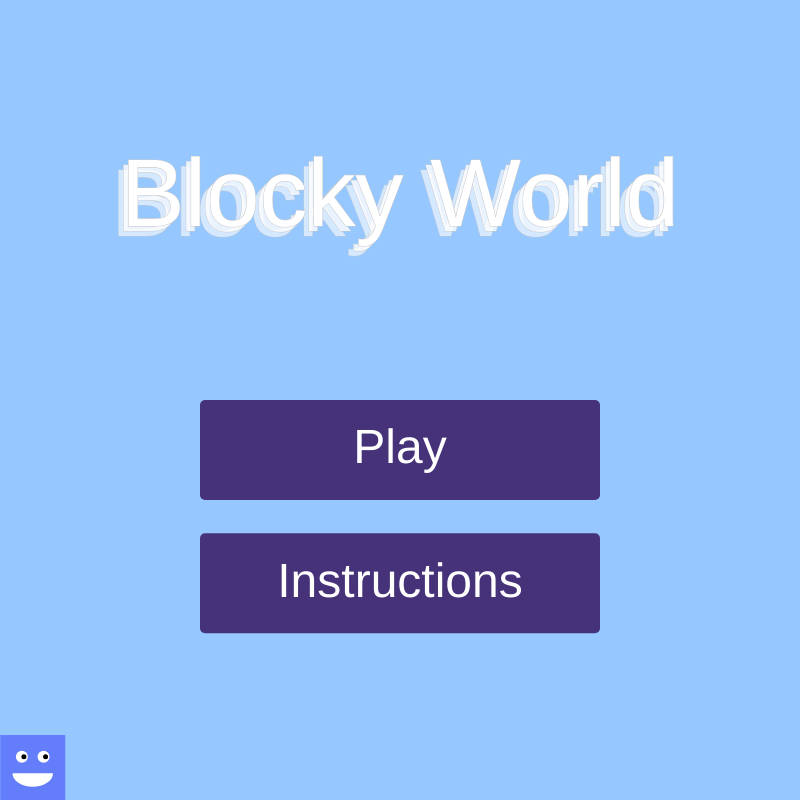
Frame 1 (no input)
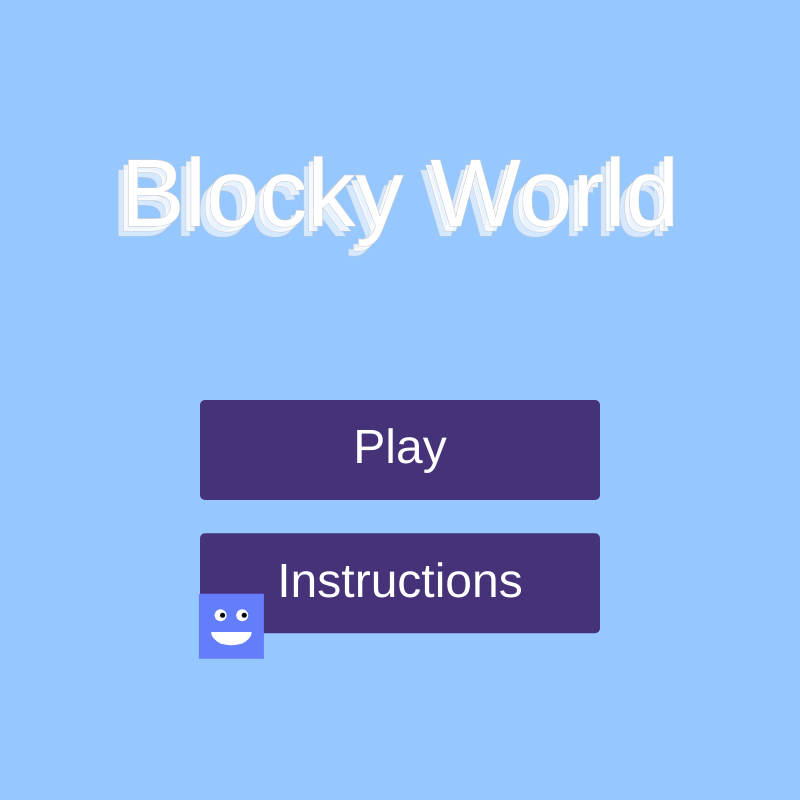
Frame 60 (no input)
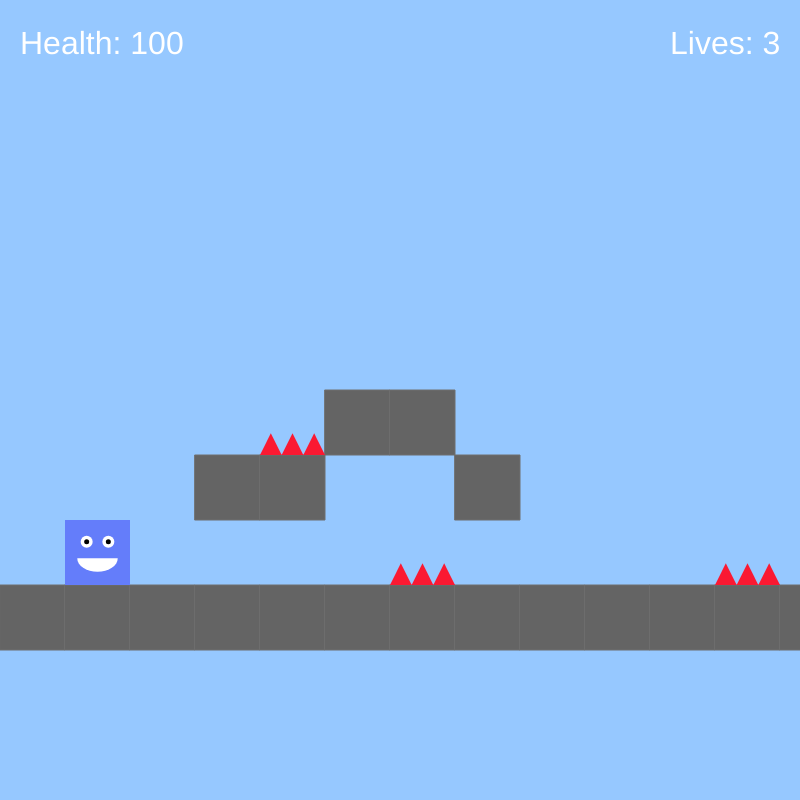
Frame 120 (the mouse pressed at the canvas centre since frame 60)

The p5.js sketch that drew these frames (run headless with seeded random() and noise() and a simulated clock; from frame 60 on, the mouse is pressed at the canvas centre):

// p5.js sketch
// ── sketch.js
let blocky;
let blockyInitialPos;

let endPortal;

const unit = 65;
const speed = 0.5;

let cols;
let rows;

const borderRadius = 0;

const level1 = [
	[' ', ' ', ' ', ' ', ' ', ' ', ' ', ' ', ' ', ' ', ' ', ' ', ' ', ' '],
	[' ', ' ', ' ', ' ', ' ', ' ', ' ', ' ', ' ', ' ', ' ', ' ', ' ', ' '],
	[' ', ' ', ' ', ' ', ' ', ' ', ' ', ' ', ' ', ' ', ' ', ' ', ' ', ' '],
	[' ', ' ', ' ', ' ', ' ', ' ', ' ', ' ', ' ', ' ', ' ', ' ', ' ', ' '],
	[' ', 'B', ' ', ' ', ' ', ' ', ' ', ' ', ' ', ' ', ' ', ' ', ' ', ' '],
	[' ', ' ', ' ', ' ', ' ', ' ', ' ', ' ', ' ', ' ', ' ', ' ', ' ', ' '],
	[' ', ' ', ' ', ' ', 'S', 'P', 'P', ' ', ' ', ' ', ' ', ' ', ' ', ' '],
	[' ', ' ', ' ', 'P', 'P', ' ', ' ', 'P', ' ', ' ', ' ', ' ', ' ', ' '],
	[' ', ' ', ' ', ' ', ' ', ' ', 'S', ' ', ' ', ' ', ' ', 'S', ' ', 'E'],
	['P', 'P', 'P', 'P', 'P', 'P', 'P', 'P', 'P', 'P', 'P', 'P', 'P', 'P']
];

const level2 = [
	[' ', ' ', ' ', ' ', ' ', ' ', ' ', ' ', ' ', ' ', ' ', ' ', ' ', ' '],
	[' ', ' ', ' ', ' ', ' ', ' ', ' ', ' ', ' ', ' ', ' ', ' ', ' ', ' '],
	[' ', ' ', ' ', ' ', ' ', ' ', ' ', ' ', ' ', ' ', ' ', ' ', ' ', ' '],
	[' ', ' ', ' ', ' ', ' ', ' ', ' ', ' ', ' ', ' ', ' ', ' ', ' ', ' '],
	[' ', 'B', ' ', ' ', ' ', ' ', ' ', ' ', ' ', ' ', ' ', ' ', ' ', ' '],
	[' ', ' ', ' ', ' ', ' ', ' ', ' ', ' ', ' ', ' ', ' ', ' ', ' ', ' '],
	[' ', ' ', ' ', ' ', ' ', ' ', ' ', ' ', ' ', ' ', ' ', ' ', ' ', ' '],
	[' ', ' ', ' ', ' ', ' ', ' ', ' ', ' ', ' ', ' ', ' ', ' ', ' ', ' '],
	[' ', 'S', ' ', ' ', ' ', ' ', ' ', ' ', 'S', 'S', ' ', ' ', 'S', 'E'],
	['P', 'P', 'P', ' ', ' ', 'P', ' ', ' ', 'P', 'P', ' ', 'P', 'P', 'P']
];

const level3 = [
	[' ', ' ', ' ', ' ', ' ', ' ', ' ', ' ', ' ', ' ', ' ', ' ', ' ', ' ', ' ', ' ', ' ', ' ', 'E'],
	[' ', ' ', ' ', ' ', ' ', ' ', ' ', ' ', ' ', ' ', ' ', ' ', ' ', ' ', ' ', ' ', ' ', ' ', 'P'],
	[' ', ' ', ' ', ' ', ' ', ' ', ' ', ' ', ' ', ' ', ' ', ' ', ' ', ' ', ' ', ' ', ' ', ' ', ' '],
	[' ', ' ', ' ', ' ', ' ', ' ', ' ', ' ', ' ', ' ', ' ', ' ', ' ', ' ', ' ', ' ', ' ', ' ', ' '],
	[' ', 'B', ' ', ' ', ' ', ' ', ' ', ' ', ' ', ' ', 'S', 'S', 'S', ' ', ' ', 'T', ' ', ' ', ' '],
	[' ', ' ', ' ', ' ', ' ', 'P', ' ', ' ', ' ', ' ', 'P', 'P', 'P', 'P', 'P', 'P', ' ', ' ', ' '],
	[' ', ' ', ' ', ' ', ' ', ' ', ' ', ' ', ' ', ' ', ' ', ' ', ' ', ' ', ' ', ' ', ' ', ' ', ' '],
	[' ', ' ', ' ', ' ', 'P', ' ', ' ', ' ', ' ', ' ', ' ', ' ', ' ', ' ', ' ', ' ', ' ', ' ', ' '],
	[' ', ' ', ' ', ' ', ' ', ' ', ' ', ' ', ' ', ' ', ' ', ' ', ' ', ' ', ' ', ' ', ' ', ' ', ' '],
	['P', 'P', ' ', ' ', ' ', ' ', ' ', ' ', 'P', ' ', ' ', ' ', ' ', ' ', ' ', ' ', ' ', ' ', ' ']
];

const levels = [level1, level2, level3];

let currentLevel = 1;
let currLevelLayout = levels[currentLevel - 1];

const XtranslatePoint = unit * 4;
let XtranslateAmt = 0;

const YTOPtranslatePoint = unit * 2;
const YBOTTOMtranslatePoint = unit * 8;
let YtranslateAmt = 0;

let platforms;
let spikes;
let trampolines;

const scenes = ['menu', 'instructions', 'game', 'win', 'over'];
let state = 'menu';

let backgroundBlocky;

let playButton;
let instructButton;
let backButton;
let playAgainButton;

function setup() {
	createCanvas(800, 800);

	cols = width / unit;
	rows = height / unit;

	resetLayout();

	playButton = new Button(
		200,
		height / 2,
		400,
		100,
		5,
		'Play',
		color(70, 50, 120),
		color(100, 80, 150),
		color(255),
		() => (state = 'game')
	);
	instructButton = new Button(
		200,
		(height * 2) / 3,
		400,
		100,
		5,
		'Instructions',
		color(70, 50, 120),
		color(100, 80, 150),
		color(255),
		() => (state = 'instructions')
	);
	backButton = new Button(
		275,
		(height * 5) / 6,
		250,
		75,
		5,
		'Go Back',
		color(70, 50, 120),
		color(100, 80, 150),
		color(255),
		() => (state = 'menu')
	);
	playAgainButton = new Button(
		200,
		(height * 2) / 3,
		400,
		100,
		5,
		'Play Again',
		color(70, 50, 120),
		color(100, 80, 150),
		color(255),
		() => {
			state = 'game';
			currentLevel = 1;
			currLevelLayout = levels[currentLevel - 1];
			blocky.health = 100;
			blocky.lives = 3;
			resetLayout();
		}
	);
	backgroundBlocky = new BackgroundBlocky();
}

function draw() {
	switch (state) {
		case 'menu':
			showMenu();
			break;

		case 'instructions':
			showInstructions();
			break;

		case 'game':
			runGame();
			break;

		case 'win':
			showWinMenu();
			break;

		case 'over':
			showGameOverMenu();
			break;
	}
}

function resetLayout() {
	platforms = [];
	spikes = [];
	trampolines = [];

	for (let i = 0; i < currLevelLayout.length; i++) {
		for (let j = 0; j < currLevelLayout[i].length; j++) {
			const currBlock = currLevelLayout[i][j];
			if (currBlock === 'B') {
				blockyInitialPos = [j * unit, i * unit];
				if (blocky) {
					const prevHealth = blocky.health;
					const numLives = blocky.lives;
					console.log(numLives);
					blocky = new Blocky(j * unit, i * unit, prevHealth, numLives);
				} else {
					blocky = new Blocky(j * unit, i * unit);
				}
			} else if (currBlock === 'P') {
				platforms.push(new Platform(j * unit, i * unit));
			} else if (currBlock === 'S') {
				spikes.push(new Spikes(j * unit, i * unit));
			} else if (currBlock === 'E') {
				endPortal = new EndPortal(j * unit, i * unit);
			} else if (currBlock === 'T') {
				trampolines.push(new Trampoline(j * unit, i * unit));
			}
		}
	}
}

function runGame() {
	textAlign(LEFT);

	background(150, 200, 255);

	const XmaxTranslateAmt = (currLevelLayout[currLevelLayout.length - 1].length - cols) * unit;
	XtranslateAmt = constrain(XtranslatePoint - blocky.pos.x, -XmaxTranslateAmt, 0);

	if (blocky.pos.y <= YTOPtranslatePoint) {
		YtranslateAmt = YTOPtranslatePoint - blocky.pos.y;
	} else if (blocky.pos.y >= YBOTTOMtranslatePoint) {
		YtranslateAmt = constrain(
			YBOTTOMtranslatePoint - blocky.pos.y,
			YBOTTOMtranslatePoint - (currLevelLayout.length - 1) * unit,
			0
		);
	} else {
		YtranslateAmt = 0;
	}

	translate(XtranslateAmt, YtranslateAmt);

	endPortal.render();

	for (const platform of platforms) {
		platform.render();
	}

	for (const spike of spikes) {
		spike.render();
	}

	for (const trampoline of trampolines) {
		trampoline.render();
	}

	blocky.update();
	blocky.render();
}

function showMenu() {
	background(150, 200, 255);

	textAlign(CENTER, CENTER);
	textSize(96);

	fill(255, 150);
	stroke(200, 150);
	text('Blocky World', width / 2 - 10, height / 4 + 10);
	fill(255, 200);
	stroke(200, 200);
	text('Blocky World', width / 2 - 5, height / 4 + 5);
	fill(255);
	stroke(200);
	text('Blocky World', width / 2, height / 4);

	playButton.update();
	playButton.render();

	instructButton.update();
	instructButton.render();

	backgroundBlocky.update();
	backgroundBlocky.render();
}

function showInstructions() {
	background(150, 200, 255);

	textAlign(CENTER, CENTER);
	textSize(96);

	fill(255, 150);
	strokeWeight(1);
	stroke(200, 150);
	text('Instructions', width / 2 - 10, height / 4 + 10);
	fill(255, 200);
	stroke(200, 200);
	text('Instructions', width / 2 - 5, height / 4 + 5);
	fill(255);
	stroke(200);
	text('Instructions', width / 2, height / 4);

	textSize(30);
	stroke(150);
	strokeWeight(3);
	text(
		"Use the arrow keys to move Blocky. Try to get to the Portal.\nDon't step on the spikes. The pink trampoline makes you \njump higher.",
		width / 2,
		(height * 2) / 3 - 100
	);

	backButton.update();
	backButton.render();
}

function showWinMenu() {
	background(150, 200, 255);

	textAlign(CENTER, CENTER);
	textSize(96);

	fill(255, 150);
	strokeWeight(1);
	stroke(200, 150);
	text('You Win!', width / 2 - 10, height / 4 + 10);
	fill(255, 200);
	stroke(200, 200);
	text('You Win!', width / 2 - 5, height / 4 + 5);
	fill(255);
	stroke(200);
	text('You Win!', width / 2, height / 4);

	textSize(30);
	stroke(150);
	strokeWeight(3);
	text(`Great Job! You won with ${blocky.lives} lives left!`, width / 2, (height * 2) / 3 - 100);

	playAgainButton.update();
	playAgainButton.render();

	backgroundBlocky.update();
	backgroundBlocky.render();
}

function showGameOverMenu() {
	background(25);

	textAlign(CENTER, CENTER);
	textSize(96);

	fill(255, 150);
	strokeWeight(1);
	stroke(200, 150);
	text('Game Over', width / 2 - 10, height / 4 + 10);
	fill(255, 200);
	stroke(200, 200);
	text('Game Over', width / 2 - 5, height / 4 + 5);
	fill(255);
	stroke(200);
	text('Game Over', width / 2, height / 4);

	textSize(30);
	stroke(150);
	strokeWeight(3);
	text('Uh oh! you lost! want to play again?', width / 2, (height * 2) / 3 - 100);

	playAgainButton.update();
	playAgainButton.render();
}

// ── objects.js
class Blocky {
	constructor(x, y, prevHealth, numLives) {
		this.w = unit;
		this.pos = createVector(x, y);
		this.vel = createVector();
		this.acc = createVector();
		this.speed = speed;
		this.rightforce = createVector(this.speed, 0);
		this.leftforce = createVector(-this.speed, 0);
		this.gravity = createVector(0, speed * 1.25);
		this.lift = createVector(0, -25);
		this.jumping = false;

		this.bottomLimit = height - unit;
		this.topLimit;

		this.onTop;

		this.dying = false;
		this.falling = false;

		if (prevHealth) {
			this.health = prevHealth;
		} else {
			this.health = 100;
		}
		if (numLives) {
			this.lives = numLives;
		} else {
			this.lives = 3;
		}

		this.regColor = color(100, 125, 250);
		this.dyingColor = color(255, 0, 50);
		this.currColor = this.regColor;
		this.winColor = color(100, 150, 250, this.opacity);
		this.opacity = 255;

		this.hasWon = false;
		this.TimeoutFinished = false;

		this.eyeXOff = 0;
		this.eyeYOff = 0;
	}

	applyForce(force) {
		this.acc.add(force);
	}

	jump() {
		this.applyForce(this.lift);
	}

	superJump() {
		this.applyForce(this.lift.copy().mult(2));
	}

	tinyJump() {
		this.applyForce(this.lift.copy().mult(0.5));
	}

	death() {
		this.lives--;

		if (this.lives <= 0) {
			state = 'over';
		} else {
			this.pos = createVector(blockyInitialPos[0], blockyInitialPos[1]);

			this.vel.set(0, 0);
			this.acc.set(0, 0);
			this.jumping = false;
			this.bottomLimit = height - unit;
			this.topLimit = undefined;
			this.onTop = undefined;

			this.dying = false;
			this.falling = false;
			this.health = 100;

			this.opacity = 255;
		}
	}

	win() {
		this.hasWon = true;
		this.pos.x = lerp(this.pos.x, endPortal.x, 0.2);
		this.pos.y = lerp(this.pos.y, endPortal.y, 0.2);
		if (!this.TimeoutFinished) {
			setTimeout(() => {
				this.opacity -= 10;
				this.TimeoutFinished = true;
			}, 750);
		} else {
			this.opacity -= 20;
		}

		if (this.opacity <= 0) {
			this.opacity = 0;
		}

		this.winColor = color(100, 150, 250, this.opacity);

		if (endPortal.opacity <= 0) {
			currentLevel++;
			if (currentLevel > levels.length) {
				state = 'win';
			} else {
				currLevelLayout = levels[currentLevel - 1];
				resetLayout();
			}
		}
	}

	update() {
		this.rightforce = createVector(this.speed, 0);
		this.leftforce = createVector(-this.speed, 0);

		this.vel.add(this.acc);
		this.acc.set(0, 0);
		this.vel.mult(0.95);
		this.vel.add(this.gravity);
		this.pos.add(this.vel);

		if (this.pos.y + this.w > this.bottomLimit) {
			this.pos.y = this.bottomLimit - this.w;
			this.vel.y *= 0;
		}

		if (this.vel.y != 0) {
			this.jumping = true;
		} else {
			this.jumping = false;
		}

		if (this.topLimit && this.pos.y <= this.topLimit) {
			this.pos.y = this.topLimit;
			this.vel.y *= -0.5;
		}
		if (!this.hasWon) {
			if (keyIsDown(LEFT_ARROW)) {
				this.applyForce(this.leftforce);
			}

			if (keyIsDown(RIGHT_ARROW)) {
				this.applyForce(this.rightforce);
			}

			if (keyIsDown(UP_ARROW)) {
				if (!this.jumping) {
					this.jump();
				}
			}
		}

		this.topLimit = undefined;
		this.onTop = [];

		for (const platform of platforms) {
			if (this.pos.x + this.w > platform.x && this.pos.x < platform.x + platform.w) {
				if (this.pos.y + this.w <= platform.y) {
					this.onTop.push(platform);
				} else if (this.pos.y >= platform.y + platform.h) {
					this.topLimit = platform.y + platform.h;
				} else {
					if (this.pos.x < platform.x) {
						this.pos.x = platform.x - this.w;
					} else {
						this.pos.x = platform.x + platform.w;
					}
				}
			}
		}

		this.bottomLimit = (currLevelLayout.length + 8) * unit;

		for (const platform of this.onTop) {
			if (platform.y < this.bottomLimit) {
				this.bottomLimit = platform.y;
			}
		}
		this.dying = false;
		for (const spike of spikes) {
			if (this.pos.x + this.w > spike.x && this.pos.x < spike.x + spike.w) {
				if (
					this.pos.y + this.w >= spike.y + (spike.w * 2) / 3 &&
					this.pos.y <= spike.y + spike.w
				) {
					this.dying = true;
				}
			}
		}

		for (const trampoline of trampolines) {
			if (this.pos.x + this.w > trampoline.x && this.pos.x < trampoline.x + trampoline.w) {
				if (
					this.pos.y + this.w > trampoline.y + (trampoline.w * 2) / 3 &&
					this.pos.y < trampoline.y + trampoline.w
				) {
					this.superJump();
				}
			}
		}

		if (this.pos.x + this.w > endPortal.x && this.pos.x < endPortal.x + endPortal.w) {
			if (this.pos.y + this.w > endPortal.y && this.pos.y < endPortal.y + endPortal.w) {
				this.win();
			}
		}

		if (this.dying) {
			this.health -= 1;
		}
		if (this.health <= 0) {
			this.death();
		}

		if (this.pos.y >= (currLevelLayout.length + 7) * unit) {
			this.death();
		}

		if (this.pos.y >= currLevelLayout.length * unit) {
			this.falling = true;
		}

		if (!this.hasWon) {
			this.pos.x = constrain(
				this.pos.x,
				0,
				(currLevelLayout[currLevelLayout.length - 1].length - 1) * unit
			);
		}
	}

	render() {
		if (!this.dying && !this.falling) {
			this.currColor = lerpColor(this.currColor, this.regColor, 0.33);
		} else {
			this.currColor = lerpColor(this.regColor, this.dyingColor, (this.health % 33) / 33);
		}

		if (this.hasWon) {
			this.currColor = this.winColor;
		}

		fill(this.currColor);
		noStroke();
		rect(this.pos.x, this.pos.y, this.w, this.w, borderRadius);
		fill(255, this.opacity);
		ellipse(this.pos.x + this.w / 3, this.pos.y + this.w / 3, 12);
		ellipse(this.pos.x + (this.w * 2) / 3, this.pos.y + this.w / 3, 12);

		if (!this.dying && !this.falling) {
			arc(
				this.pos.x + this.w / 2,
				this.pos.y + (this.w * 2) / 3 - 5,
				this.w / 2 + 8,
				this.w / 3 + 5,
				0,
				PI
			);
		} else {
			arc(
				this.pos.x + this.w / 2,
				this.pos.y + (this.w * 2) / 3 + 8,
				this.w / 2 + 8,
				this.w / 3 + 5,
				PI,
				0
			);
		}

		fill(0, this.opacity);
		if (this.vel.x > 0.25) {
			this.eyeXOff = lerp(this.eyeXOff, 2, 0.2);
		} else if (this.vel.x < -0.25) {
			this.eyeXOff = lerp(this.eyeXOff, -2, 0.2);
		} else {
			this.eyeXOff = lerp(this.eyeXOff, 0, 0.2);
		}

		if (this.vel.y < 0) {
			this.eyeYOff = lerp(this.eyeYOff, -1, 0.2);
		} else if (this.vel.y > 0) {
			this.eyeYOff = lerp(this.eyeYOff, 1, 0.2);
		} else {
			this.eyeYOff = lerp(this.eyeYOff, 0, 0.2);
		}

		ellipse(this.pos.x + this.w / 3 + this.eyeXOff, this.pos.y + this.w / 3 + this.eyeYOff, 5);
		ellipse(
			this.pos.x + (this.w * 2) / 3 + this.eyeXOff,
			this.pos.y + this.w / 3 + this.eyeYOff,
			5
		);

		textSize(32);

		if (!this.dying) {
			fill(255);
		} else {
			fill(lerpColor(color(255), this.dyingColor, (this.health % 33) / 33));
		}
		text(`Health: ${round(this.health)}`, 20 - XtranslateAmt, 45 - YtranslateAmt);

		if (!this.falling) {
			fill(255);
		} else {
			fill(lerpColor(color(255), this.dyingColor, (this.health % 33) / 33));
		}
		text(`Lives: ${round(this.lives)}`, width - 130 - XtranslateAmt, 45 - YtranslateAmt);
	}
}

class Platform {
	constructor(x, y) {
		this.x = x;
		this.y = y;
		this.w = unit - 0.5;
		this.h = unit;
		this.col = this.y / unit;
		this.row = this.x / unit;
	}

	render() {
		fill(100);
		stroke(110);
		rect(this.x, this.y, this.w + 0.5, this.h, borderRadius);
	}
}

class Spikes {
	constructor(x, y) {
		this.x = x;
		this.y = y;
		this.w = unit - 0.5;
		this.renderedWidth = this.w + 0.5;
		this.col = this.y / unit;
		this.row = this.x / unit;
	}

	render() {
		fill(250, 25, 50);
		noStroke();
		triangle(
			this.x,
			this.y + this.renderedWidth,
			this.x + this.renderedWidth / 3,
			this.y + this.renderedWidth,
			this.x + this.renderedWidth / 6,
			this.y + (this.renderedWidth * 2) / 3
		);
		triangle(
			this.x + this.renderedWidth / 3,
			this.y + this.renderedWidth,
			this.x + (this.renderedWidth * 2) / 3,
			this.y + this.renderedWidth,
			this.x + this.renderedWidth / 2,
			this.y + (this.renderedWidth * 2) / 3
		);
		triangle(
			this.x + (this.renderedWidth * 2) / 3,
			this.y + this.renderedWidth,
			this.x + this.renderedWidth,
			this.y + this.renderedWidth,
			this.x + (this.renderedWidth * 5) / 6,
			this.y + (this.renderedWidth * 2) / 3
		);
	}
}

class Trampoline {
	constructor(x, y) {
		this.x = x;
		this.y = y;
		this.w = unit - 0.5;
		this.renderedWidth = this.w + 1;
		this.col = this.y / unit;
		this.row = this.x / unit;
	}

	render() {
		fill(200, 50, 150);
		noStroke();
		rect(this.x, this.y + (this.w * 2) / 3, this.renderedWidth, this.renderedWidth / 3);
	}
}

class EndPortal {
	constructor(x, y) {
		this.x = x;
		this.y = y;
		this.w = unit;
		this.h = unit;
		this.col = this.y / unit;
		this.row = this.x / unit;
		this.opacityBase = 200;
		this.opacity = this.opacityBase;
		this.color = color(0, 255, 0, this.opacity);
		this.count = 0;
	}

	render() {
		this.count += 0.1;
		if (!blocky.hasWon) {
			this.opacity = this.opacityBase + sin(this.count) * 50;
		} else {
			if (this.opacity >= 20) {
				this.opacity = this.opacityBase + sin(this.count) * 50;
				this.opacityBase -= 0.75;
			} else {
				this.opacity = 0;
			}
		}

		this.color = color(0, 255, 0, this.opacity);

		fill(this.color);
		noStroke();
		rect(this.x, this.y, this.w, this.h, borderRadius);
		fill(
			this.color.levels[0],
			this.color.levels[1] - 75,
			this.color.levels[2],
			this.color.levels[3]
		);
		ellipse(this.x + this.w / 2, this.y + this.w / 2, (this.w * 5) / 6);
		fill(
			this.color.levels[0],
			this.color.levels[1] - 100,
			this.color.levels[2],
			this.color.levels[3]
		);
		ellipse(this.x + this.w / 2, this.y + this.w / 2, (this.w * 2) / 3);
		fill(
			this.color.levels[0],
			this.color.levels[1] - 125,
			this.color.levels[2],
			this.color.levels[3]
		);
		ellipse(this.x + this.w / 2, this.y + this.w / 2, this.w / 2);
		fill(
			this.color.levels[0],
			this.color.levels[1] - 150,
			this.color.levels[2],
			this.color.levels[3]
		);
		ellipse(this.x + this.w / 2, this.y + this.w / 2, this.w / 3);
	}
}

class Button {
	constructor(x, y, width, height, radius, text, color, hoverColor, textColor, clickFunc) {
		this.x = x;
		this.y = y;
		this.w = width;
		this.h = height;
		this.radius = radius;
		this.text = text;
		this.textColor = textColor;
		this.regColor = color;
		this.hoverColor = hoverColor;
		this.currColor = this.regColor;
		this.clickFunc = clickFunc;
	}

	update() {
		if (
			mouseX >= this.x &&
			mouseX <= this.x + this.w &&
			mouseY >= this.y &&
			mouseY <= this.y + this.h
		) {
			this.currColor = lerpColor(this.currColor, this.hoverColor, 0.1);

			if (mouseIsPressed) {
				this.clickFunc();
			}
		} else {
			this.currColor = lerpColor(this.currColor, this.regColor, 0.1);
		}
	}

	render() {
		fill(this.currColor);
		noStroke();
		rect(this.x, this.y, this.w, this.h, this.radius);
		textAlign(CENTER, CENTER);
		fill(this.textColor);
		textSize(48);
		text(this.text, this.x + this.w / 2, this.y + this.h / 2);
	}
}

class BackgroundBlocky {
	constructor() {
		this.w = unit;
		this.pos = createVector(0, height - this.w);
		this.vel = createVector();
		this.acc = createVector();
		this.rightforce = createVector(0.25, 0);

		this.currColor = color(100, 125, 250);
		this.opacity = 255;

		this.gravity = createVector(0, speed * 1.25);
		this.lift = createVector(0, -20);

		this.jumping = false;
	}

	applyForce(force) {
		this.acc.add(force);
	}

	jump() {
		this.applyForce(this.lift);
	}

	update() {
		this.applyForce(this.rightforce);

		this.vel.add(this.acc);
		this.acc.set(0, 0);
		this.vel.mult(0.95);
		this.vel.add(this.gravity);
		this.pos.add(this.vel);

		if (this.pos.x > width) {
			this.pos.x = -this.w;
		}

		if (this.pos.y > height - this.w) {
			this.pos.y = height - this.w;
			this.vel.y *= 0;
		}

		if (this.vel.y != 0) {
			this.jumping = true;
		} else {
			this.jumping = false;
		}

		if (!this.jumping) {
			this.jump();
			this.jumping = true;
		}
	}

	render() {
		fill(this.currColor);
		noStroke();
		rect(this.pos.x, this.pos.y, this.w, this.w, borderRadius);
		fill(255, this.opacity);
		ellipse(this.pos.x + this.w / 3, this.pos.y + this.w / 3, 12);
		ellipse(this.pos.x + (this.w * 2) / 3, this.pos.y + this.w / 3, 12);

		arc(
			this.pos.x + this.w / 2,
			this.pos.y + (this.w * 2) / 3 - 5,
			this.w / 2 + 8,
			this.w / 3 + 5,
			0,
			PI
		);

		fill(0, this.opacity);

		ellipse(this.pos.x + this.w / 3 + 2, this.pos.y + this.w / 3, 5);
		ellipse(this.pos.x + (this.w * 2) / 3 + 2, this.pos.y + this.w / 3, 5);
	}
}
